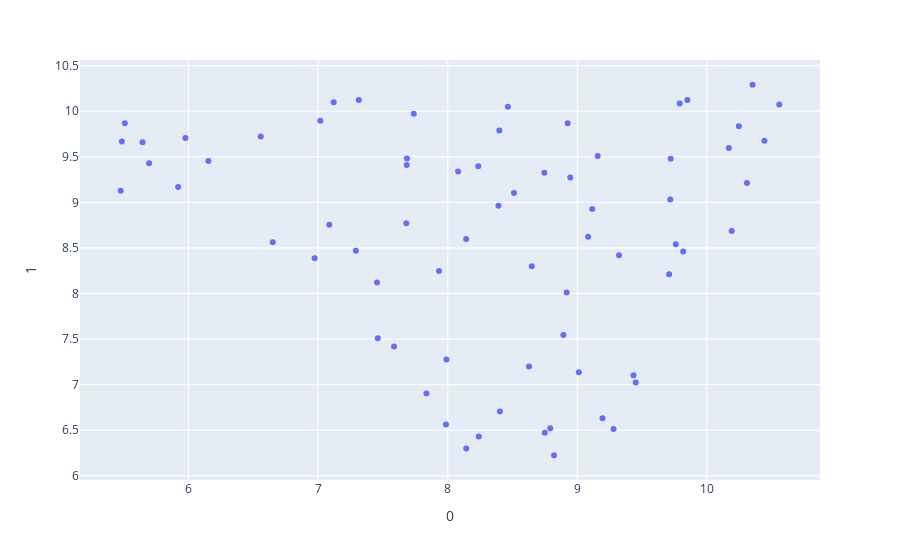

Notebook code cell kept with this figure:
### Markdown cell above
#### 2D Projection

### Code cell
#[+] Also try "metric= cosine" arg for UMAP
umapper_2d= UMAP(n_components= 2, init= 'random', random_state=0, metric='cosine')
proj_2d= umapper_2d.fit_transform(corpusEmb_arr)
fig_2d= px.scatter(proj_2d, x=0, y=1)
fig_2d.show()

### Figure 1 — Plotly figure (JSON) as saved in the notebook; plotly's stock layout.template omitted (floating-point values rounded to 4 significant figures)
{"data": [{"hovertemplate": "0=%{x}<br>1=%{y}<extra></extra>", "legendgroup": "", "marker": {"color": "#636efa", "symbol": "circle"}, "mode": "markers", "name": "", "orientation": "v", "showlegend": false, "type": "scatter", "x": [5.695, 5.485, 5.976, 5.919, 5.645, 6.153, 5.508, 5.477, 7.086, 8.391, 9.194, 8.626, 9.083, 8.402, 10.31, 7.685, 9.79, 8.892, 9.156, 7.016, 8.08, 8.51, 6.65, 7.453, 7.313, 7.291, 7.835, 8.745, 9.72, 9.759, 9.708, 8.82, 7.683, 10.25, 8.917, 9.716, 8.945, 7.68, 8.648, 9.45, 7.99, 8.398, 10.17, 7.585, 9.321, 10.35, 8.791, 9.011, 7.46, 9.848, 8.748, 6.973, 7.932, 8.925, 8.142, 8.239, 7.12, 9.433, 8.235, 7.737, 8.464, 9.816, 9.114, 10.56, 8.142, 10.44, 7.986, 9.279, 6.557, 10.19], "xaxis": "x", "y": [9.429, 9.668, 9.706, 9.169, 9.659, 9.455, 9.869, 9.126, 8.754, 8.964, 6.631, 7.198, 8.623, 6.706, 9.211, 9.481, 10.08, 7.544, 9.509, 9.894, 9.338, 9.102, 8.563, 8.121, 10.12, 8.47, 6.903, 9.324, 9.478, 8.541, 8.211, 6.225, 9.41, 9.835, 8.012, 9.032, 9.273, 8.77, 8.3, 7.024, 7.277, 9.79, 9.595, 7.419, 8.42, 10.29, 6.521, 7.136, 7.51, 10.12, 6.472, 8.387, 8.246, 9.869, 8.598, 6.432, 10.1, 7.104, 9.395, 9.973, 10.05, 8.46, 8.928, 10.07, 6.299, 9.675, 6.562, 6.512, 9.722, 8.686], "yaxis": "y"}], "layout": {"legend": {"tracegroupgap": 0}, "margin": {"t": 60}, "xaxis": {"anchor": "y", "domain": [0, 1], "title": {"text": "0"}}, "yaxis": {"anchor": "x", "domain": [0, 1], "title": {"text": "1"}}}}
